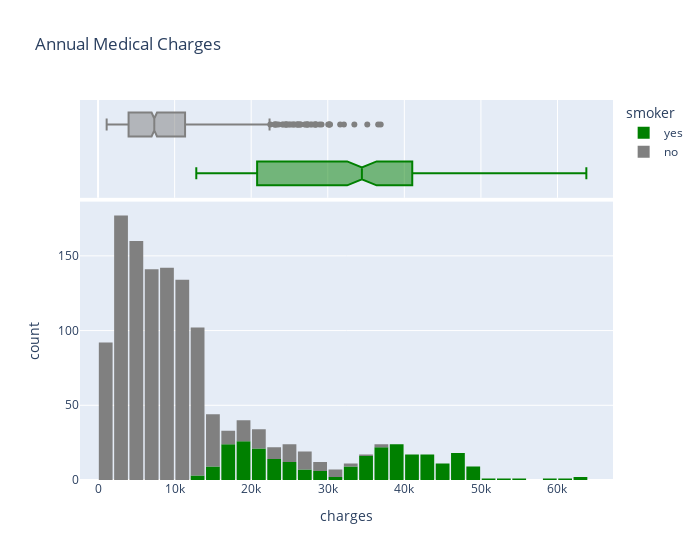

Source (notebook cell):
### Markdown cell above
### Charges

### Code cell
fig = px.histogram(medical_df,
                   x = 'charges',
                   marginal = 'box',
                   color = 'smoker',
                   color_discrete_sequence=['green','grey'],
                   title = 'Annual Medical Charges')
fig.update_layout(bargap = 0.1, width = 700)
fig.show()

### Figure 1 — Plotly figure (JSON) as saved in the notebook; plotly's stock layout.template omitted (floating-point values rounded to 4 significant figures; data arrays with more than 128 entries replaced by an {"elided": "..."} marker saying what was removed)
{"data": [{"alignmentgroup": "True", "bingroup": "x", "hovertemplate": "smoker=yes<br>charges=%{x}<br>count=%{y}<extra></extra>", "legendgroup": "yes", "marker": {"color": "green", "pattern": {"shape": ""}}, "name": "yes", "offsetgroup": "yes", "orientation": "v", "showlegend": true, "type": "histogram", "x": {"elided": "274 float values"}, "xaxis": "x", "yaxis": "y"}, {"alignmentgroup": "True", "hovertemplate": "smoker=yes<br>charges=%{x}<extra></extra>", "legendgroup": "yes", "marker": {"color": "green"}, "name": "yes", "notched": true, "offsetgroup": "yes", "showlegend": false, "type": "box", "x": {"elided": "274 float values"}, "xaxis": "x2", "yaxis": "y2"}, {"alignmentgroup": "True", "bingroup": "x", "hovertemplate": "smoker=no<br>charges=%{x}<br>count=%{y}<extra></extra>", "legendgroup": "no", "marker": {"color": "grey", "pattern": {"shape": ""}}, "name": "no", "offsetgroup": "no", "orientation": "v", "showlegend": true, "type": "histogram", "x": {"elided": "1064 float values"}, "xaxis": "x", "yaxis": "y"}, {"alignmentgroup": "True", "hovertemplate": "smoker=no<br>charges=%{x}<extra></extra>", "legendgroup": "no", "marker": {"color": "grey"}, "name": "no", "notched": true, "offsetgroup": "no", "showlegend": false, "type": "box", "x": {"elided": "1064 float values"}, "xaxis": "x2", "yaxis": "y2"}], "layout": {"bargap": 0.1, "barmode": "relative", "legend": {"title": {"text": "smoker"}, "tracegroupgap": 0}, "title": {"text": "Annual Medical Charges"}, "width": 700, "xaxis": {"anchor": "y", "domain": [0, 1], "title": {"text": "charges"}}, "xaxis2": {"anchor": "y2", "domain": [0, 1], "matches": "x", "showgrid": true, "showticklabels": false}, "yaxis": {"anchor": "x", "domain": [0, 0.7326], "title": {"text": "count"}}, "yaxis2": {"anchor": "x2", "domain": [0.7426, 1], "matches": "y2", "showgrid": false, "showline": false, "showticklabels": false, "ticks": ""}}}
